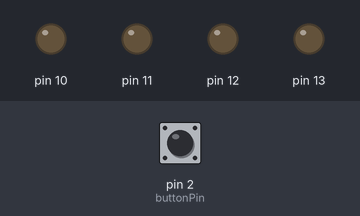
Recording of a sketch running on a simulated Arduino Uno, built with avr-gcc and run on an emulated ATmega328P. Shown: output pins drawn as LEDs (lit = HIGH). The test bench sets the inputs (shaded band); at power-on: pin 2 (buttonPin) LOW.

Above: at 1.2 s.
1.3 s: pin 2 (buttonPin) pulled HIGH for 0.15 s
At 2.1 s:
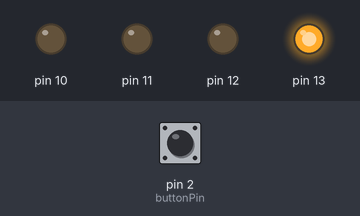
At 4.1 s:
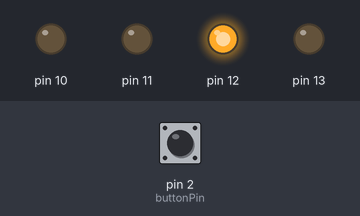
13.4 s: pin 2 (buttonPin) pulled HIGH for 3.2 s
At 18.9 s:
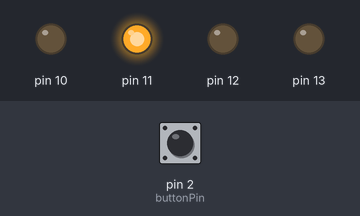
Timing chart, 0 to 24.1 s (numbered marks = the images above; inputs shaded):
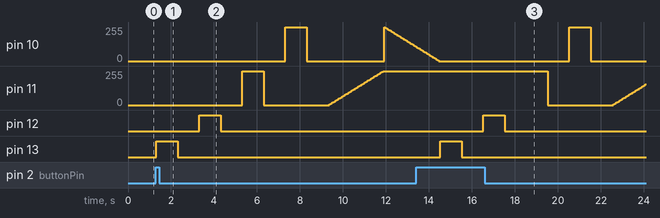

The sketch:

SS6_Lightshow.ino
```cpp
 int LED=13; // put your setup code here, to run once:
 int LED1=12;
 int LED2=11;
 int LED3=10;

const int buttonPin = 2;
int buttonState = 0;

void setup() {

pinMode(13, OUTPUT);
pinMode(12, OUTPUT);
pinMode(11, OUTPUT);
pinMode(10, OUTPUT);
pinMode(buttonPin, INPUT);
}

void loop() {
  buttonState = digitalRead(buttonPin);
  delay (10);

 // for (int i = 0; i <=255; i +=5) {
  //analogWrite(11, i);
 // delay(50);
 // }
 //for (int i = 255; i >= 0; i -=5) {
 // analogWrite(10, i);
 // delay(50);


  if (buttonState == HIGH) {
    //digitalWrite(LED, HIGH);
  digitalWrite(13, HIGH);// put your main code here, to run repeatedly:
  delay(1000);
  digitalWrite(13, LOW);
  delay(1000);
  digitalWrite(12, HIGH);// put your main code here, to run repeatedly:
  delay(1000);
  digitalWrite(12, LOW);
  delay(1000);
  digitalWrite(11, HIGH);
  delay(1000);
  digitalWrite(11, LOW);
  delay(1000);
   digitalWrite(10, HIGH);
   delay(1000);
   digitalWrite(10, LOW);
   delay(1000);
      for (int i = 0; i <=255; i +=5) {
  analogWrite(11, i);
 delay(50);
  }
 for (int i = 255; i >= 0; i -=5) {
  analogWrite(10, i);
  delay(50);

 }
  } else {
  digitalWrite(13, LOW);
  digitalWrite(12, LOW);
  digitalWrite(11, LOW);
  digitalWrite(10, LOW);

}

}
```

Measured:
- after the input at 1.3 s, pin 10: ramps from 255/255 to 0/255 and jumps back, once every 4.6 s; pin 12: LOW → HIGH after 2.0 s, → LOW 1.0 s later; pin 13: LOW → HIGH at once, → LOW 1.0 s later
- after the input at 13.4 s, pin 12: LOW → HIGH after 3.1 s, → LOW 1.0 s later; pin 13: LOW → HIGH after 1.1 s, → LOW 1.0 s later
